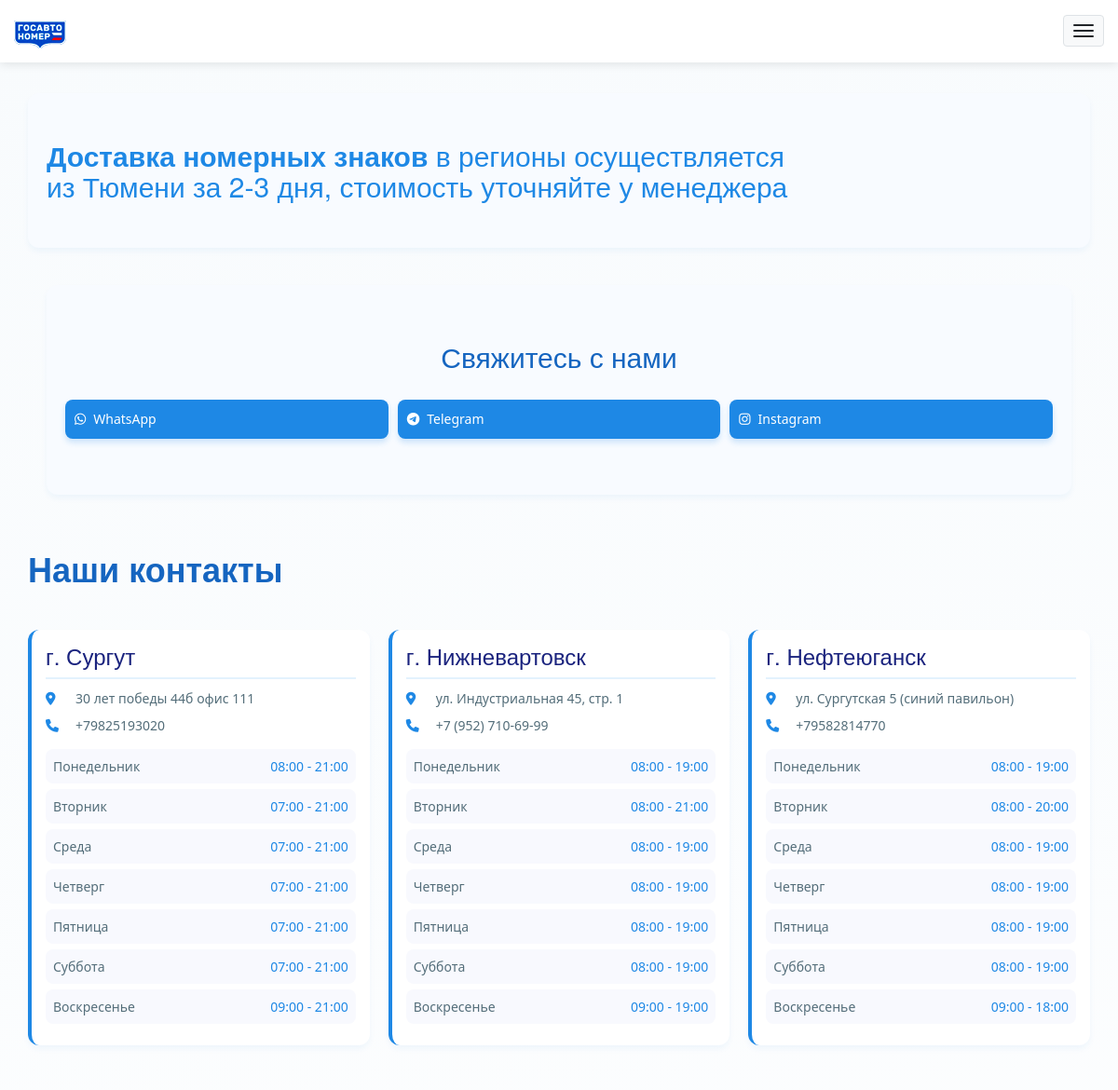
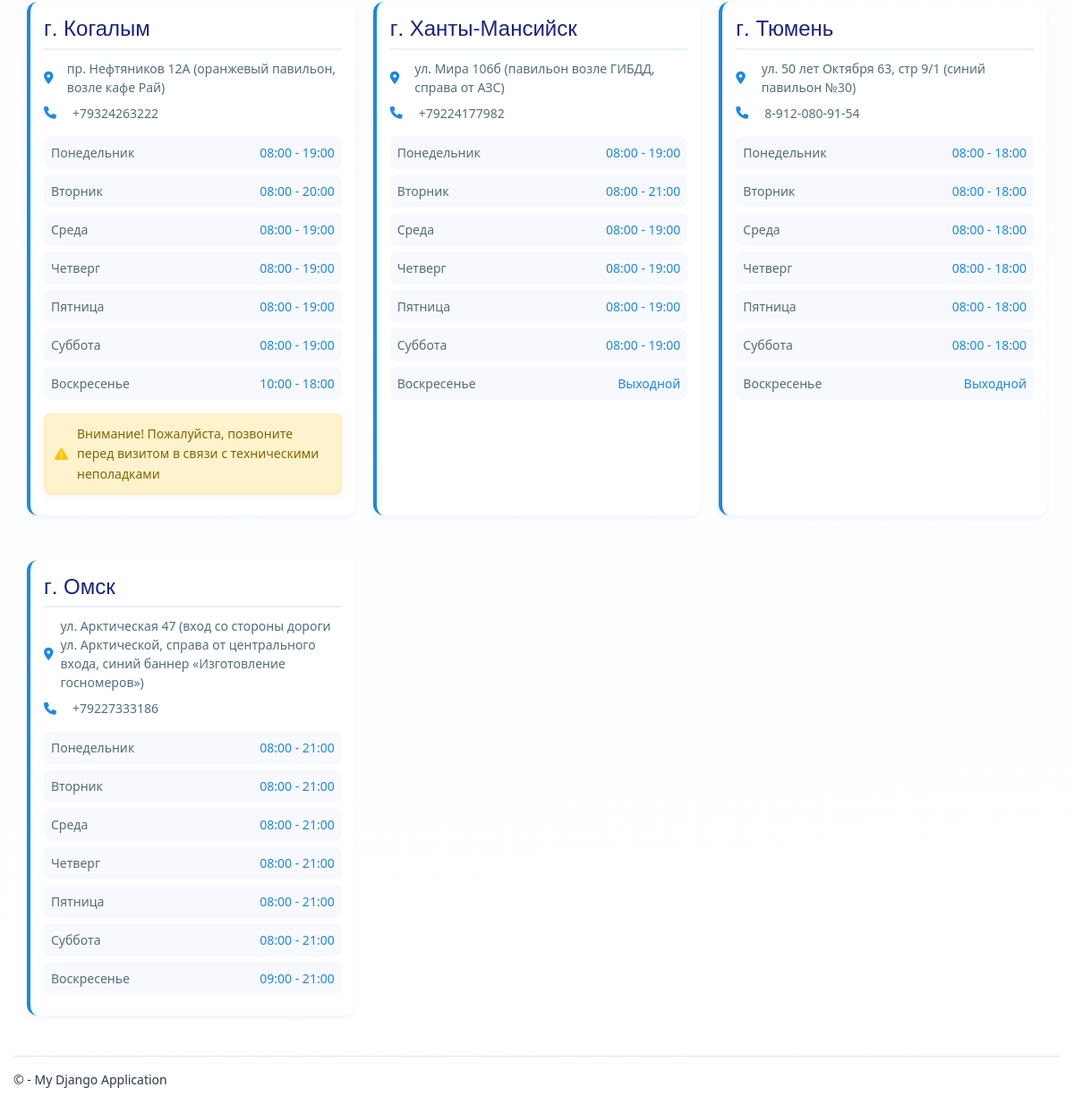
Page /contact/ on the committed database (2 pictures, top to bottom).
### app/models.py (models this page shows, shortened)
class Branch(models.Model):
    city = models.CharField("Город", max_length=100)
    address = models.TextField("Адрес")
    phone = models.CharField("Телефон", max_length=20)
    warning_text = models.TextField("Текст предупреждения", blank=True)
    is_warning = models.BooleanField("Показывать предупреждение", default=False)
    schedule = models.JSONField("Расписание", default=list)

### app/views.py (the view)
# urls.py: path('contact/', views.contact, name='contact'),
def contact(request):
    branches = Branch.objects.all()  # Берем данные из БД
    current_day = datetime.now().strftime('%A')  # Для подсветки дня
    return render(request, 'app/contact.html', {
        'title': 'Контакты',
        'branches': branches,
        'current_day': current_day
    })

### app/templates/app/contact.html (shortened to what this page needs)
{% extends "app/layout.html" %}
{% block content %}
<main class="contacts-container">
    <section class="delivery-notice plate-feature-item">
        <h2 class="plate-feature-title">
            <strong>Доставка номерных знаков</strong> в регионы осуществляется<br>
            из Тюмени за 2-3 дня, стоимость уточняйте у менеджера
        </h2>
    </section>
    <section class="social-section plate-features-wrapper">
        <div class="socalka plate-feature-item">
            <h2 class="plate-section-title">Свяжитесь с нами</h2>
            <div class="social-links">
                <div class="social-item">
                    <a href="https://wa.me/79825193020"
                       class="social-link plate-main-btn"
                       target="_blank">
                        <i class="fab fa-whatsapp"></i>
                        WhatsApp
                    </a>
                </div>
                <div class="social-item">
                    <a href="https://t.me/gan_surgut"
                       class="social-link plate-main-btn"
                       target="_blank">
                        <i class="fab fa-telegram"></i>
                        Telegram
                    </a>
                </div>
                <div class="social-item">
                    <a href="https://www.instagram.com/gosavtonomer"
                       class="social-link plate-main-btn"
                       target="_blank">
                        <i class="fab fa-instagram"></i>
                        Instagram
                    </a>
                </div>
            </div>
        </div>
    </section>
    <section class="branches-section">
        <h1 class="plate-main-title">Наши контакты</h1>
        <div class="branches-list">
            {% for branch in branches %}
            <div class="branch-item plate-step-card">
                <div class="branch-header">
                    <h3 class="branch-city plate-step-title">{{ branch.city }}</h3>
                </div>
                <div class="branch-info">
                    <div class="branch-address plate-feature-text">
                        <i class="fas fa-map-marker-alt"></i>
                        {{ branch.address }}
                    </div>
                    <a href="tel:{{ branch.phone }}" class="branch-phone plate-feature-text">
                        <i class="fas fa-phone"></i>
                        {{ branch.phone }}
                    </a>
                    <div class="schedule">
                        {% for day in branch.schedule %}
                        <div class="schedule-day plate-feature-text {% if day.name == current_day %}current-day{% endif %}">
                            <span>{{ day.name }}</span>
                            <span>{{ day.time }}</span>
                        </div>
                        {% endfor %}
                    </div>
                    {% if branch.is_warning %}
                    <div class="warning-alert plate-feature-item">
                        <i class="fas fa-exclamation-triangle"></i>
                        <div>
                            {{ branch.warning_text|default:"Внимание! Пожалуйста, позвоните перед визитом" }}
                        </div>
                    </div>
                    {% endif %}
                </div>
            </div>
            {% endfor %}
        </div>
    </section>
</main>
{% endblock %}

### app/templates/app/layout.html (shortened to what this page needs)
<!DOCTYPE html>
<html>
<head>
    {% load static %}
    <link rel="stylesheet" type="text/css" href="{% static 'app/content/bootstrap.css' %}" />
    <link rel="stylesheet" type="text/css" href="{% static 'app/content/site.css' %}" />
    <link rel="stylesheet" type="text/css" href="{% static 'app/content/custom.css' %}" />
    <link rel="stylesheet" type="text/css" href="{% static 'app/content/blog.css' %}" />
    <link rel="stylesheet" type="text/css" href="{% static 'app/content/registration.css' %}" />
    <link rel="stylesheet" type="text/css" href="{% static 'app/content/about.css' %}" />
    <link rel="stylesheet" type="text/css" href="{% static 'app/content/diary.css' %}" />
    <link rel="stylesheet" type="text/css" href="{% static 'app/content/diary_dark.css' %}" />
    <link rel="stylesheet" href="https://cdnjs.cloudflare.com/ajax/libs/font-awesome/6.0.0/css/all.min.css">
</head>
<body>
    <div class="navbar navbar-inverse navbar-fixed-top">
        <div class="container">
            <div class="navbar-header">
                <button type="button" class="navbar-toggle collapsed" data-toggle="collapse" data-target="#mainNav">
                    <span class="icon-bar"></span>
                    <span class="icon-bar"></span>
                    <span class="icon-bar"></span>
                </button>
                <a href="/" class="navbar-brand">
                    <img src="{% static 'app/content/logo.png' %}" alt="Логотип" class="logo">
                </a>
            </div>
        </div>
    </div>
    <div class="container body-content">
        {% block content %}{% endblock %}
        <hr />
        <footer>
            <p>&copy; {{ year }} - My Django Application</p>
        </footer>
    </div>
</body>
</html>

### app/static/app/content/site.css (style rules this page uses)
:root { --primary-color: #1a73e8; --text-color: #2d3748; --text-light: #4a5568; --font-base: 'Segoe UI', system-ui, -apple-system, sans-serif; --bg-dark: #121212; --card-dark: #2d2d2d; }
body { padding-top: 80px; padding-bottom: 20px; font-family: var(--font-base); line-height: 1.6; color: var(--text-color); transition: background 0.3s ease, color 0.3s ease; background: linear-gradient(175deg, #f8fbfd 0%, #ffffff 100%), repeating-linear-gradient( 45deg, rgba(30, 136, 229, 0.03) 0px, rgba(30, 136, 229, 0.03) 20px, transparent 20px, transparent 40px ); }
.body-content { padding-left: 15px; padding-right: 15px; max-width: 1200px; margin: 0 auto; }
.navbar { box-shadow: 0 2px 10px rgba(0,0,0,0.1); background: #fff !important; }
a { color: var(--primary-color); text-decoration: none; transition: color 0.2s ease; }

### app/static/app/content/custom.css (style rules this page uses)
.plate-main-title { color: #1565c0; font-weight: 700; margin-bottom: 1.5rem; }
.plate-feature-item { background: #ffffff; padding: 2rem; border-radius: 12px; box-shadow: 0 4px 6px rgba(25, 118, 210, 0.05); transition: transform 0.3s ease; }
.plate-step-card { background: white; padding: 2rem; border-radius: 10px; border-left: 4px solid #90caf9; position: relative; }
.plate-main-btn { display: inline-block; background: #1e88e5; color: white !important; padding: 1rem 3rem; border-radius: 30px; text-decoration: none; font-weight: 500; transition: all 0.3s ease; box-shadow: 0 4px 6px rgba(30, 136, 229, 0.2); }
.plate-features-wrapper { padding: 4rem 2rem; }
.plate-section-title { text-align: center; color: #1565c0; margin-bottom: 3rem; }
.plate-feature-title { color: #1e88e5; margin: 1rem 0; }
.plate-feature-text { color: #546e7a; line-height: 1.5; }
.plate-step-title { color: #1a237e; margin: 1rem 0 0.5rem; }
.plate-hero, .plate-feature-item, .plate-step .pricing-section { padding: 4rem 2rem; background: #f8fbff; }
.contacts-container { max-width: 1200px; margin: 2rem auto; padding: 0 1.5rem; }
.branch-item { margin: 1.5rem 0; padding: 1.5rem; background: var(--card-bg); border-radius: 12px; box-shadow: 0 4px 6px rgba(0,0,0,0.1); }
.social-links { display: grid; grid-template-columns: repeat(auto-fit, minmax(200px, 1fr)); gap: 1rem; margin: 2rem 0; }
.social-link { display: flex; align-items: center; gap: 0.8rem; padding: 1rem; border-radius: 8px; transition: transform 0.3s ease; }
.warning-alert { background: #fff3cd; color: #856404; padding: 1rem; border-radius: 8px; margin: 2rem 0; display: flex; gap: 1rem; align-items: center; }
.branches-list { display: grid; grid-template-columns: repeat(auto-fit, minmax(320px, 1fr)); gap: 2rem; margin: 3rem 0; }
.branch-item { background: #ffffff; border-radius: 12px; padding: 1.5rem; box-shadow: 0 4px 6px rgba(25, 118, 210, 0.05); transition: all 0.3s ease; border-left: 4px solid #1e88e5; }
.branch-header { padding-bottom: 1rem; margin-bottom: 1rem; border-bottom: 2px solid #e3f2fd; }
.branch-city { color: #1a237e; margin: 0; }
.branch-info > * { margin: 0.8rem 0; }
.branch-address, .branch-phone { display: flex; align-items: center; gap: 0.8rem; color: #546e7a; text-decoration: none; }
.branch-phone { transition: color 0.3s ease; }
.fa-map-marker-alt, .fa-phone { width: 24px; color: #1e88e5; }
.schedule { display: grid; gap: 0.6rem; margin-top: 1.5rem; }
.schedule-day { display: flex; justify-content: space-between; padding: 0.8rem; border-radius: 8px; background: #f8f9fe; transition: all 0.2s ease; }
.schedule-day span:last-child { color: #1e88e5; font-weight: 500; }
.warning-alert { margin-top: 1.5rem; padding: 1rem; border-radius: 8px; background: #fff3cd; border: 2px solid #ffeeba; display: flex; gap: 1rem; align-items: center; animation: pulse-warning 1.5s infinite; }
.warning-alert i { color: #ffc107; font-size: 1.5rem; }

### app/static/app/content/registration.css (style rules this page uses)
hr { border-color: #e2e8f0; margin: 1.5rem 0; }
.navbar-toggle { background-color: #f8f9fa !important; border: 1px solid #dee2e6 !important; transition: all 0.3s ease; }
.navbar-toggle .icon-bar { background-color: #212529 !important; transition: all 0.3s ease; }

### app/static/app/content/diary_dark.css (style rules this page uses)
:root { --dark-bg: #1a1a1a; --dark-text: #e0e0e0; --dark-primary: #2d2d2d; --dark-secondary: #3d3d3d; --dark-accent: #4a9eff; --dark-border: #404040; }

### rows in the picture
Branch: city "г. Сургут", address "30 лет победы 44б офис 111", phone "+79825193020", name "Понедельник" "Вторник" "Среда" "Четверг" "Пятница" "Суббота" "Воскресенье", time "08:00 - 21:00" "07:00 - 21:00" "07:00 - 21:00" "07:00 - 21:00" "07:00 - 21:00" "07:00 - 21:00" "09:00 - 21:00"
Branch: city "г. Нижневартовск", address "ул. Индустриальная 45, стр. 1", phone "+7 (952) 710-69-99", name "Понедельник" "Вторник" "Среда" "Четверг" "Пятница" "Суббота" "Воскресенье", time "08:00 - 19:00" "08:00 - 21:00" "08:00 - 19:00" "08:00 - 19:00" "08:00 - 19:00" "08:00 - 19:00" "09:00 - 19:00"
Branch: city "г. Нефтеюганск", address "ул. Сургутская 5 (синий павильон)", phone "+79582814770", name "Понедельник" "Вторник" "Среда" "Четверг" "Пятница" "Суббота" "Воскресенье", time "08:00 - 19:00" "08:00 - 20:00" "08:00 - 19:00" "08:00 - 19:00" "08:00 - 19:00" "08:00 - 19:00" "09:00 - 18:00"
Branch: city "г. Когалым", address "пр. Нефтяников 12А (оранжевый павильон, возле кафе Рай)", phone "+79324263222", name "Понедельник" "Вторник" "Среда" "Четверг" "Пятница" "Суббота" "Воскресенье", time "08:00 - 19:00" "08:00 - 20:00" "08:00 - 19:00" "08:00 - 19:00" "08:00 - 19:00" "08:00 - 19:00" "10:00 - 18:00", warning_text "Внимание! Пожалуйста, позвоните перед визитом в связи с техническими неполадками"
Branch: city "г. Ханты-Мансийск", address "ул. Мира 106б (павильон возле ГИБДД, справа от АЗС)", phone "+79224177982", name "Понедельник" "Вторник" "Среда" "Четверг" "Пятница" "Суббота" "Воскресенье", time "08:00 - 19:00" "08:00 - 21:00" "08:00 - 19:00" "08:00 - 19:00" "08:00 - 19:00" "08:00 - 19:00" "Выходной"
Branch: city "г. Тюмень", address "ул. 50 лет Октября 63, стр 9/1 (синий павильон №30)", phone "8-912-080-91-54", name "Понедельник" "Вторник" "Среда" "Четверг" "Пятница" "Суббота" "Воскресенье", time "08:00 - 18:00" "08:00 - 18:00" "08:00 - 18:00" "08:00 - 18:00" "08:00 - 18:00" "08:00 - 18:00" "Выходной"
Branch: city "г. Омск", address "ул. Арктическая 47 (вход со стороны дороги ул. Арктической, справа от центрального входа, синий баннер «Изготовление госномеров»)", phone "+79227333186", name "Понедельник" "Вторник" "Среда" "Четверг" "Пятница" "Суббота" "Воскресенье", time "08:00 - 21:00" "08:00 - 21:00" "08:00 - 21:00" "08:00 - 21:00" "08:00 - 21:00" "08:00 - 21:00" "09:00 - 21:00"
